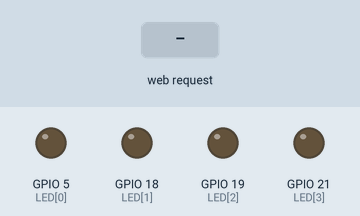
This sketch was run on a simulated ESP32. Shown: output pins drawn as LEDs (lit = HIGH). The inputs (shaded band) are chosen by the test bench. WiFi joins after 1.5 s; servers stay silent unless stated; what the sketch prints to the serial monitor is not drawn.

Above: at 2.7 s.
2.8 s: HTTP request GET /setLED?LEDstate=11 received
At 3.7 s:
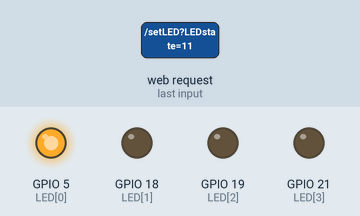
4.3 s: HTTP request GET /setLED?LEDstate=21 received
At 4.8 s:
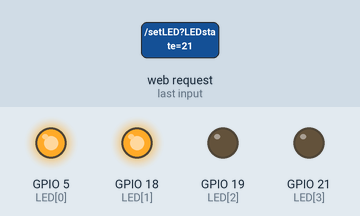
5.8 s: HTTP request GET /setLED?LEDstate=10 received
At 7.0 s:
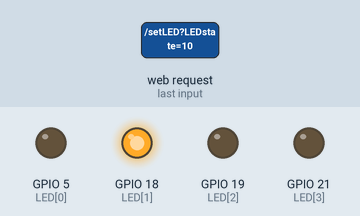
7.3 s: HTTP request GET /setLED?LEDstate=20 received
At 8.3 s:
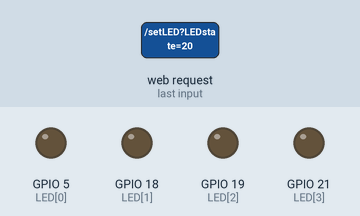
Timing chart, 0 to 9.8 s (numbered marks = the images above; inputs shaded):
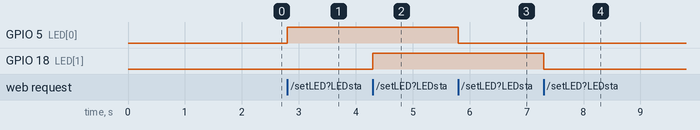

The sketch:

M2-Q102_Web-Control-4-LED-and-Monitor-Humid-Temperature.ino
```cpp
#include <WiFi.h>
#include <WiFiClient.h>
#include <WebServer.h>
#include <Wire.h>
#include "SHTC3.h"
#include "index.h" //Our HTML webpage contents with javascripts
#define WIFI_NAME "your-wifi-name"
#define WIFI_PASS "your-wifi-pass"

WebServer server(80); //Server on port 80
SHTC3 sht(Wire);
byte LED[] = {5, 18, 19, 21};
String LED_State[] = {"NA", "NA", "NA", "NA"};

void handleRoot() {
  String s = MAIN_page; //Read HTML contents
  server.send(200, "text/html", s); //Send web page
}

void handleADC() {
  sht.begin();
  sht.sample();
  float h = sht.readHumidity();
  float t = sht.readTempC();
  if(t < -40) return;
  String tmpValue = "Temp = ";
  tmpValue += String(t) + " C, Humidity = ";
  tmpValue += String(h) + " %";
  server.send(200, "text/plane", tmpValue); //Send value to client ajax request
}

void handleLED() {
  String led_state = server.arg("LEDstate"); //Refer xhttp.open("GET", "setLED?LEDstate="+led, true);
  Serial.println(led_state);
  if (led_state == "11") {
    digitalWrite(LED[0], HIGH);  //Feedback parameter
    LED_State[0] = "ON";
  }
  if (led_state == "10") {
    digitalWrite(LED[0], LOW);  //Feedback parameter
    LED_State[0] = "OFF";
  }
  if (led_state == "21") {
    digitalWrite(LED[1], HIGH);  //Feedback parameter
    LED_State[1] = "ON";
  }
  if (led_state == "20") {
    digitalWrite(LED[1], LOW);  //Feedback parameter
    LED_State[1] = "OFF";
  }
  if (led_state == "31") {
    digitalWrite(LED[2], HIGH);  //Feedback parameter
    LED_State[2] = "ON";
  }
  if (led_state == "30") {
    digitalWrite(LED[2], LOW);  //Feedback parameter
    LED_State[2] = "OFF";
  }
  if (led_state == "41") {
    digitalWrite(LED[3], HIGH);  //Feedback parameter
    LED_State[3] = "ON";
  }
  if (led_state == "40") {
    digitalWrite(LED[3], LOW);  //Feedback parameter
    LED_State[3] = "OFF";
  }
  server.send(200, "text/plane", LED_State[0]+", "+LED_State[1]+", "+LED_State[2]+", "+LED_State[3]); //Send web page
}

void getLEDstate() {
  server.send(200, "text/plane", LED_State[0]+", "+LED_State[1]+", "+LED_State[2]+", "+LED_State[3]);
}

void setup() {
  Serial.begin(115200);
  Wire.begin(22, 23);
  for(int i = 0 ; i < 4 ; i++) {
    pinMode(LED[i], OUTPUT);
  }
  Serial.print("\n\nConnect to ");
  Serial.println(WIFI_NAME);
  WiFi.begin(WIFI_NAME, WIFI_PASS);
  while (WiFi.status() != WL_CONNECTED) {
    delay(500); Serial.print(".");
  }
  Serial.print("\nConnected ");
  Serial.println(WIFI_NAME);
  Serial.print("IP address: ");
  Serial.println(WiFi.localIP());

  server.on("/", handleRoot);
  server.on("/setLED", handleLED);
  server.on("/readADC", handleADC);
  server.on("/getLED", getLEDstate);

  server.begin();
  Serial.println("HTTP server started");
}

void loop() {
  server.handleClient(); //Handle client requests
}
```

index.h
```cpp
const char MAIN_page[] PROGMEM = R"=====(
<!DOCTYPE html>
<html>
<body>
<div id="demo">
<h1>The ESP-32 Update web page without refresh</h1>
<button type="button" onclick="sendData(11)" style="background: rgb(202, 60, 60);
height: 40px; width: 100px">LED1 ON</button>
<button type="button" onclick="sendData(21)" style="background: rgb(202, 60, 60);
height: 40px; width: 100px">LED2 ON</button>
<button type="button" onclick="sendData(31)" style="background: rgb(202, 60, 60);
height: 40px; width: 100px">LED3 ON</button>
<button type="button" onclick="sendData(41)" style="background: rgb(202, 60, 60);
height: 40px; width: 100px">LED4 ON</button><br><br>
<button type="button" onclick="sendData(10)" style="background: rgb(100,116,255);
height: 40px; width: 100px">LED1 OFF</button>
<button type="button" onclick="sendData(20)" style="background: rgb(100,116,255);
height: 40px; width: 100px">LED2 OFF</button>
<button type="button" onclick="sendData(30)" style="background: rgb(100,116,255);
height: 40px; width: 100px">LED3 OFF</button>
<button type="button" onclick="sendData(40)" style="background: rgb(100,116,255);
height: 40px; width: 100px">LED4 OFF</button><br><br>
State of [LED1, LED2, LED3, LED4] is >> <span id="LEDState">NA, NA, NA, NA</span><br>
</div>
<div>
<br>SHTC-3 sensor : <span id="ADCValue">0</span><br>
</div>
<script>
  function ready() {
    var xhttp = new XMLHttpRequest();

    xhttp.onreadystatechange = function() {
      if(this.responseText) {
        document.getElementById("LEDState").innerHTML = this.responseText;
      }
    };
    xhttp.open("GET", "getLED", true);
    xhttp.send();
 }
 function sendData(led) {
  var xhttp = new XMLHttpRequest();
  xhttp.onreadystatechange = function() {
    if (this.readyState == 4 && this.status == 200) {
      document.getElementById("LEDState").innerHTML = this.responseText;
    }
  };
  xhttp.open("GET", "setLED?LEDstate="+led, true);
  xhttp.send();
 }
 setInterval(function() {
 // Call a function repetatively with 2 Second interval
  getData();
 }, 2000); //2000mSeconds update rate

 function getData() {
  var xhttp = new XMLHttpRequest();
  xhttp.onreadystatechange = function() {
    if (this.readyState == 4 && this.status == 200) {
      document.getElementById("ADCValue").innerHTML = this.responseText;
    }
  };
  xhttp.open("GET", "readADC", true);
  xhttp.send();
 }
 document.addEventListener("DOMContentLoaded", ready);
</script>
<br><a href="https://www.facebook.com/profile.php?id=your-id">By
Me</a>
</body>
</html>
)=====";
```

Measured:
- after the input at 2.8 s, GPIO 5 (LED[0]): LOW → HIGH at once
- after the input at 4.3 s, GPIO 18 (LED[1]): LOW → HIGH at once
- after the input at 5.8 s, GPIO 5 (LED[0]): HIGH → LOW at once
- after the input at 7.3 s, GPIO 18 (LED[1]): HIGH → LOW at once
